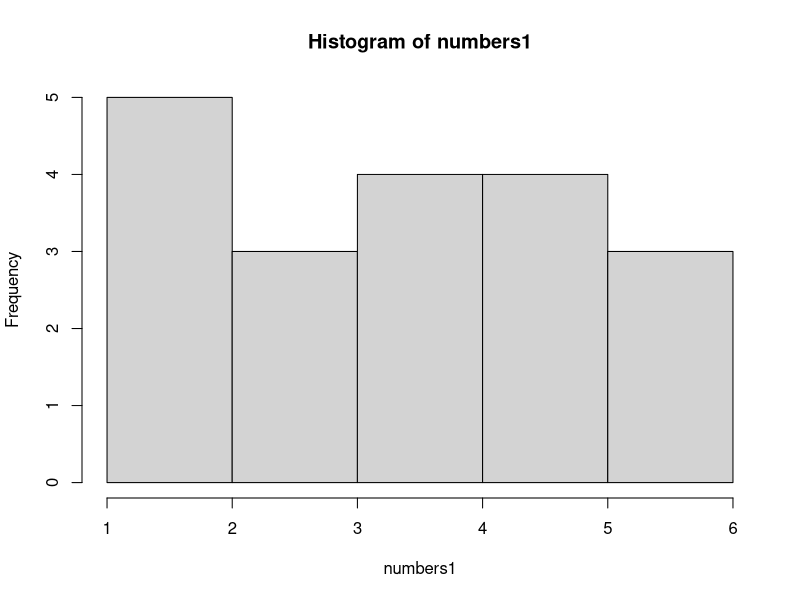
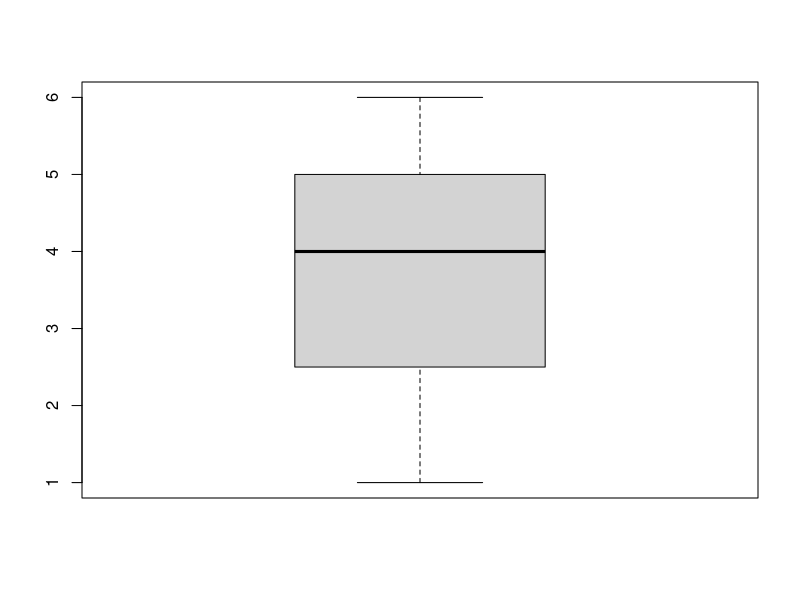
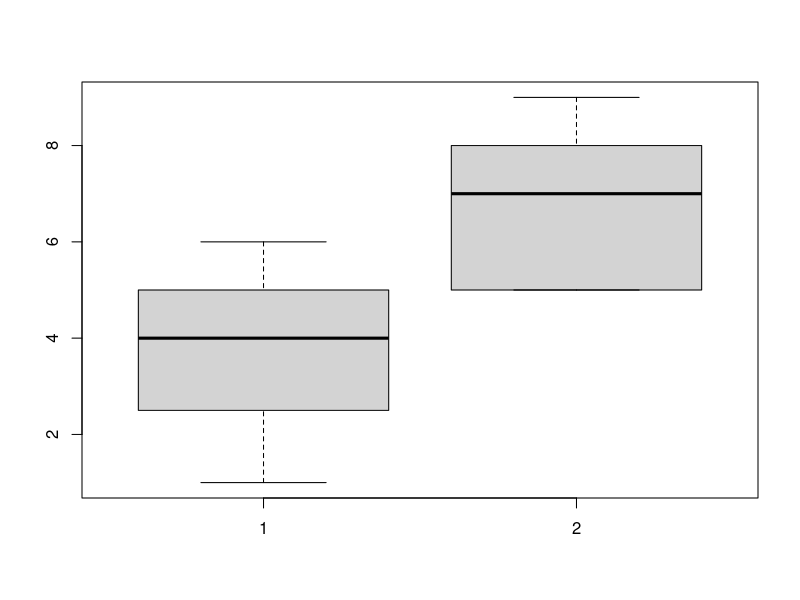
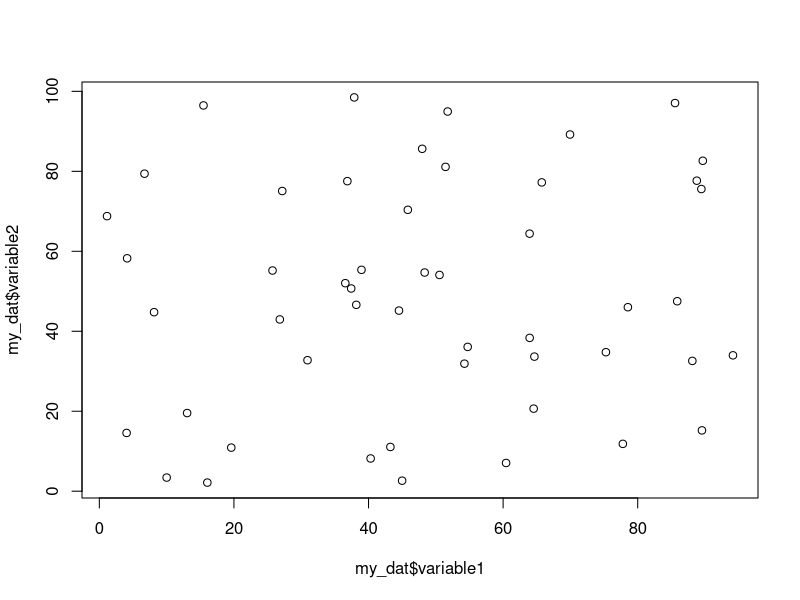
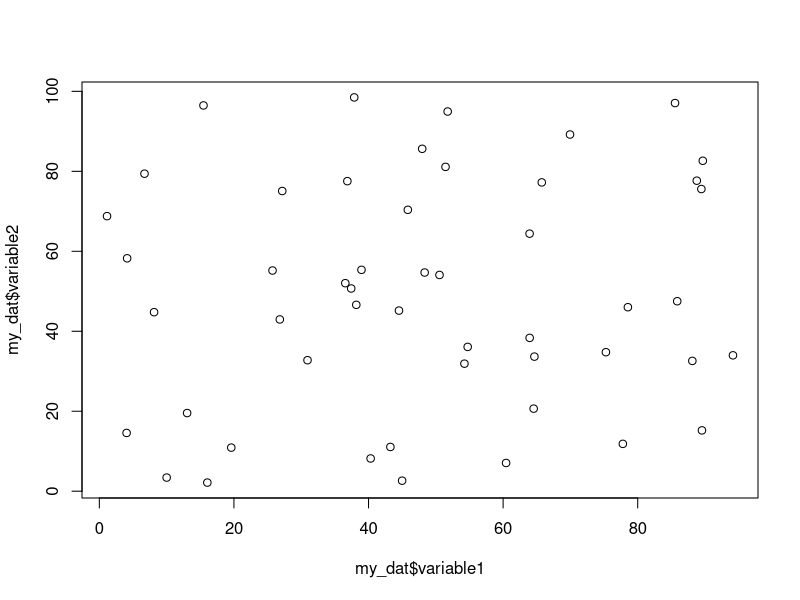
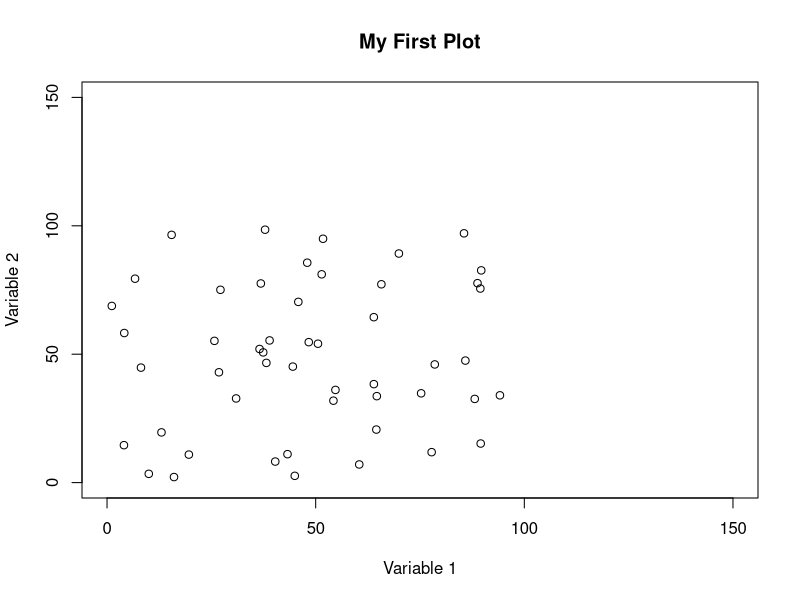

The R source for these figures, in order:
#####Visualizations with Base R

####Univariate Statistics

numbers1 <- c(1, 1, 1, 2, 2, 3, 3, 3, 4, 4, 4, 4, 5, 5, 5, 5, 6, 6, 6)

hist(numbers1)

boxplot(numbers1)

numbers2 <- c(5, 5, 5, 5, 5, 6, 6, 6, 7, 7, 7, 8, 8, 8, 9, 9, 9)

boxplot(numbers1, numbers2)

######Bivariate Statistics

#####make some fake data to create a scatterplot

#rnorm - normal distribution
#rpois - poisson
#rbinom - binomial
#runif - uniform

variable1 <- runif(50, 0, 100)
variable2 <- runif(50, 0, 100)
my_dat <- data.frame(variable1, variable2)

#####this does the same thing as the previous three lines
my_dat <-
  data.frame("variable1" = runif(50, 0, 100),
             "variable2" = runif(50, 0, 100))

#### Scatterplot
plot(my_dat$variable1, my_dat$variable2)

#####this does the same thing
plot(x = my_dat$variable1, y = my_dat$variable2)

###Base R has some limited graphics customization ability
plot(
  my_dat$variable1,
  my_dat$variable2,
  main = "My First Plot",
  ###add main title
  xlab = "Variable 1",
  ### x axis label
  ylab = "Variable 2",
  ### y axis label
  ylim = c(0, 150),
  xlim = c(0, 150)
)### set the length of the x and y axes.

# ? plot
